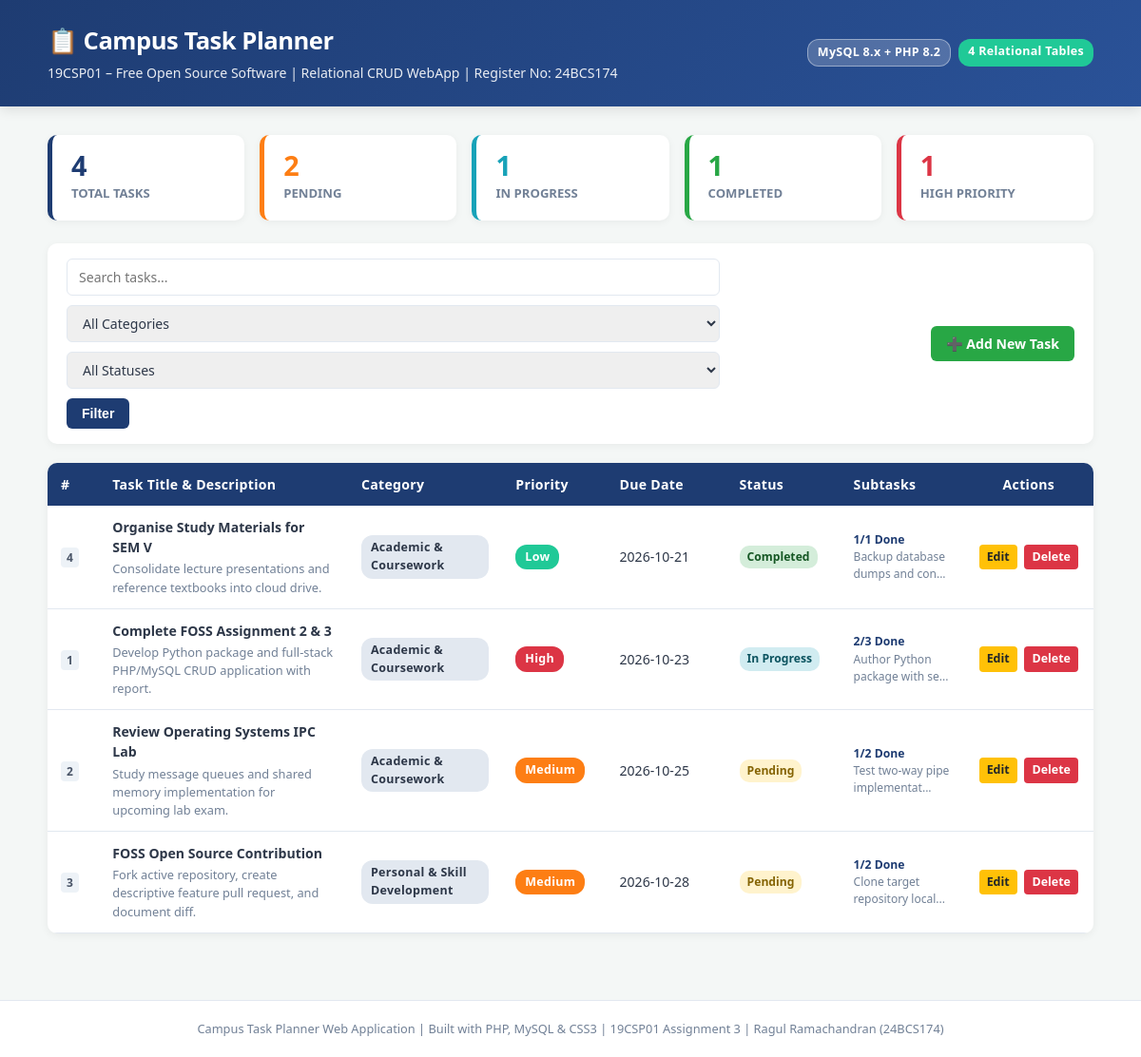
The page / on the database its author committed.
### tables this page shows
CREATE TABLE IF NOT EXISTS tasks (
    task_id         INT AUTO_INCREMENT PRIMARY KEY,
    task_title      VARCHAR(150) NOT NULL,
    description     TEXT,
    due_date        DATE         NULL,
    task_status     ENUM('Pending', 'In Progress', 'Completed') NOT NULL DEFAULT 'Pending',
    category_id     INT          NOT NULL,
    priority_id     INT          NOT NULL,
    created_at      TIMESTAMP    DEFAULT CURRENT_TIMESTAMP,
    FOREIGN KEY (category_id) REFERENCES categories(category_id) ON DELETE CASCADE,
    FOREIGN KEY (priority_id) REFERENCES priorities(priority_id) ON DELETE RESTRICT
);

CREATE TABLE IF NOT EXISTS categories (
    category_id     INT AUTO_INCREMENT PRIMARY KEY,
    category_code   VARCHAR(15)  NOT NULL UNIQUE,
    category_name   VARCHAR(60)  NOT NULL,
    description     VARCHAR(150)
);

CREATE TABLE IF NOT EXISTS priorities (
    priority_id     INT AUTO_INCREMENT PRIMARY KEY,
    priority_level  INT          NOT NULL UNIQUE,
    priority_label  VARCHAR(20)  NOT NULL,
    badge_color     VARCHAR(20)  NOT NULL
);

### index.php (the view, shortened to what this page needs)
<?php
require_once "db.php";
$search_query    = isset($_GET["q"]) ? trim($_GET["q"]) : "";
$sql = "SELECT
            t.task_id,
            t.task_title,
            t.description,
            t.due_date,
            t.task_status,
            t.created_at,
            c.category_name,
            c.category_code,
            p.priority_label,
            p.badge_color,
            GROUP_CONCAT(tc.item_title SEPARATOR ' • ') AS checklist_summary,
            COUNT(tc.checklist_id) AS total_subtasks,
            SUM(IF(tc.is_completed = 1, 1, 0)) AS completed_subtasks
        FROM tasks t
        JOIN categories c ON t.category_id = c.category_id
        JOIN priorities p ON t.priority_id = p.priority_id
        LEFT JOIN task_checklists tc ON t.task_id = tc.task_id
        WHERE 1=1 ";
$sql .= "GROUP BY t.task_id ORDER BY t.due_date ASC, p.priority_level ASC";
$stmt = $conn->prepare($sql);
$stmt->execute();
$tasks_result = $stmt->get_result();
$kpi_total     = $conn->query("SELECT COUNT(*) AS c FROM tasks")->fetch_assoc()["c"];
$kpi_pending   = $conn->query("SELECT COUNT(*) AS c FROM tasks WHERE task_status = 'Pending'")->fetch_assoc()["c"];
$kpi_progress  = $conn->query("SELECT COUNT(*) AS c FROM tasks WHERE task_status = 'In Progress'")->fetch_assoc()["c"];
$kpi_completed = $conn->query("SELECT COUNT(*) AS c FROM tasks WHERE task_status = 'Completed'")->fetch_assoc()["c"];
$kpi_high      = $conn->query("SELECT COUNT(*) AS c FROM tasks t JOIN priorities p ON t.priority_id = p.priority_id WHERE p.priority_label = 'High'")->fetch_assoc()["c"];
?>
<!DOCTYPE html>
<html lang="en">
<head>
    <link rel="stylesheet" href="style.css">
</head>
<body>
<header class="app-header">
    <div class="header-container">
        <div class="brand">
            <h1>📋 Campus Task Planner</h1>
            <p class="subtitle">19CSP01 – Free Open Source Software | Relational CRUD WebApp | Register No: 24BCS174</p>
        </div>
        <div class="header-badge">
            <span class="badge badge-tech">MySQL 8.x + PHP 8.2</span>
            <span class="badge badge-rel">4 Relational Tables</span>
        </div>
    </div>
</header>
<main class="container">
    <section class="kpi-grid">
        <div class="kpi-card card-blue">
            <div class="kpi-val"><?= $kpi_total ?></div>
            <div class="kpi-lbl">Total Tasks</div>
        </div>
        <div class="kpi-card card-orange">
            <div class="kpi-val"><?= $kpi_pending ?></div>
            <div class="kpi-lbl">Pending</div>
        </div>
        <div class="kpi-card card-cyan">
            <div class="kpi-val"><?= $kpi_progress ?></div>
            <div class="kpi-lbl">In Progress</div>
        </div>
        <div class="kpi-card card-green">
            <div class="kpi-val"><?= $kpi_completed ?></div>
            <div class="kpi-lbl">Completed</div>
        </div>
        <div class="kpi-card card-red">
            <div class="kpi-val"><?= $kpi_high ?></div>
            <div class="kpi-lbl">High Priority</div>
        </div>
    </section>
    <div class="toolbar-card">
        <form method="GET" action="index.php" class="filter-form">
            <input type="text" name="q" placeholder="Search tasks..." value="<?= htmlspecialchars($search_query) ?>" class="input-search">
            <select name="cat" class="input-select">
                <option value="0">All Categories</option>
            </select>
            <select name="status" class="input-select">
                <option value="">All Statuses</option>
            </select>
            <button type="submit" class="btn btn-filter">Filter</button>
        </form>
        <a href="task_form.php" class="btn btn-add">➕ Add New Task</a>
    </div>
    <div class="table-card">
        <table class="data-table">
            <thead>
                <tr>
                    <th style="width: 5%;">#</th>
                    <th style="width: 25%;">Task Title & Description</th>
                    <th style="width: 15%;">Category</th>
                    <th style="width: 10%;">Priority</th>
                    <th style="width: 12%;">Due Date</th>
                    <th style="width: 11%;">Status</th>
                    <th style="width: 12%;">Subtasks</th>
                    <th style="width: 10%; text-align: center;">Actions</th>
                </tr>
            </thead>
            <tbody>
                <?php if ($tasks_result->num_rows === 0): ?>
                    <tr>
                        <td colspan="8" class="text-center empty-state">No matching tasks found. Click "Add New Task" to create one.</td>
                    </tr>
                <?php else: ?>
                    <?php while ($row = $tasks_result->fetch_assoc()): ?>
                        <tr>
                            <td><span class="task-id-badge"><?= $row["task_id"] ?></span></td>
                            <td>
                                <strong><?= htmlspecialchars($row["task_title"]) ?></strong>
                                <?php if (!empty($row["description"])): ?>
                                    <div class="task-desc"><?= htmlspecialchars($row["description"]) ?></div>
                                <?php endif; ?>
                            </td>
                            <td>
                                <span class="badge badge-cat"><?= htmlspecialchars($row["category_name"]) ?></span>
                            </td>
                            <td>
                                <span class="badge" style="background-color: <?= $row['badge_color'] ?>; color: #fff;">
                                    <?= htmlspecialchars($row["priority_label"]) ?>
                                </span>
                            </td>
                            <td><?= $row["due_date"] ? htmlspecialchars($row["due_date"]) : "<span class='text-muted'>None</span>" ?></td>
                            <td>
                                <a href="index.php?toggle=<?= $row['task_id'] ?>" title="Click to toggle status" class="status-pill status-<?= strtolower(str_replace(' ', '-', $row['task_status'])) ?>">
                                    <?= htmlspecialchars($row["task_status"]) ?>
                                </a>
                            </td>
                            <td>
                                <?php if ($row["total_subtasks"] > 0): ?>
                                    <div class="subtask-progress">
                                        <span class="subtask-ratio"><?= $row["completed_subtasks"] ?>/<?= $row["total_subtasks"] ?> Done</span>
                                    </div>
                                    <small class="checklist-text" title="<?= htmlspecialchars($row['checklist_summary']) ?>">
                                        <?= htmlspecialchars(mb_strimwidth($row["checklist_summary"], 0, 32, "...")) ?>
                                    </small>
                                <?php else: ?>
                                    <span class="text-muted">-</span>
                                <?php endif; ?>
                            </td>
                            <td class="action-cell">
                                <a href="task_form.php?id=<?= $row['task_id'] ?>" class="btn-action btn-edit" title="Edit Task">Edit</a>
                                <a href="delete_task.php?id=<?= $row['task_id'] ?>" class="btn-action btn-delete" onclick="return confirm('Are you sure you want to permanently delete this task?');" title="Delete Task">Delete</a>
                            </td>
                        </tr>
                    <?php endwhile; ?>
                <?php endif; ?>
            </tbody>
        </table>
    </div>
</main>
<footer class="app-footer">
    <p>Campus Task Planner Web Application | Built with PHP, MySQL & CSS3 | 19CSP01 Assignment 3 | Ragul Ramachandran (24BCS174)</p>
</footer>
</body>
</html>

### rows shown on the page
tasks: task_id "4", task_title "Organise Study Materials for SEM V", description "Consolidate lecture presentations and reference textbooks into cloud drive.", category.category_name "Academic & Coursework", priority.priority_label "Low", due_date "2026-10-21", task_status "Completed", completed_subtasks "1", total_subtasks "1", checklist_summary "Backup database dumps and con..."
tasks: task_id "1", task_title "Complete FOSS Assignment 2 & 3", description "Develop Python package and full-stack PHP/MySQL CRUD application with report.", category.category_name "Academic & Coursework", priority.priority_label "High", due_date "2026-10-23", task_status "In Progress", completed_subtasks "2", total_subtasks "3", checklist_summary "Author Python package with se..."
tasks: task_id "2", task_title "Review Operating Systems IPC Lab", description "Study message queues and shared memory implementation for upcoming lab exam.", category.category_name "Academic & Coursework", priority.priority_label "Medium", due_date "2026-10-25", task_status "Pending", completed_subtasks "1", total_subtasks "2", checklist_summary "Test two-way pipe implementat..."
tasks: task_id "3", task_title "FOSS Open Source Contribution", description "Fork active repository, create descriptive feature pull request, and document diff.", category.category_name "Personal & Skill Development", priority.priority_label "Medium", due_date "2026-10-28", task_status "Pending", completed_subtasks "1", total_subtasks "2", checklist_summary "Clone target repository local..."

### other values the page prints
$kpi_total "4"
$kpi_pending "2"
$kpi_progress "1"
$kpi_completed "1"
$kpi_high "1"
